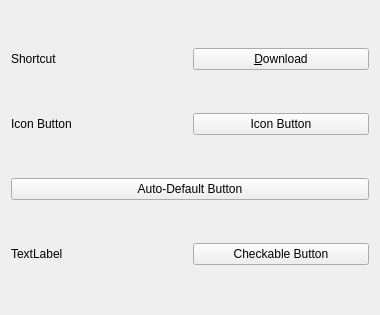
<?xml version="1.0" encoding="UTF-8"?>
<ui version="4.0">
 <class>Widget</class>
 <widget class="QWidget" name="Widget">
  <property name="geometry">
   <rect>
    <x>0</x>
    <y>0</y>
    <width>380</width>
    <height>315</height>
   </rect>
  </property>
  <property name="windowTitle">
   <string>Widget</string>
  </property>
  <layout class="QVBoxLayout" name="verticalLayout">
   <item>
    <layout class="QHBoxLayout" name="horizontalLayout">
     <item>
      <widget class="QLabel" name="label">
       <property name="text">
        <string>Shortcut</string>
       </property>
      </widget>
     </item>
     <item>
      <widget class="QPushButton" name="pushButton">
       <property name="text">
        <string>&amp;Download</string>
       </property>
      </widget>
     </item>
    </layout>
   </item>
   <item>
    <layout class="QHBoxLayout" name="horizontalLayout_2">
     <item>
      <widget class="QLabel" name="label_2">
       <property name="text">
        <string>Icon Button</string>
       </property>
      </widget>
     </item>
     <item>
      <widget class="QPushButton" name="iconButton">
       <property name="text">
        <string>Icon Button</string>
       </property>
      </widget>
     </item>
    </layout>
   </item>
   <item>
    <widget class="QPushButton" name="pushButton_2">
     <property name="text">
      <string>Auto-Default Button</string>
     </property>
     <property name="autoDefault">
      <bool>true</bool>
     </property>
    </widget>
   </item>
   <item>
    <layout class="QHBoxLayout" name="horizontalLayout_3">
     <item>
      <widget class="QLabel" name="checkableButton">
       <property name="text">
        <string>TextLabel</string>
       </property>
      </widget>
     </item>
     <item>
      <widget class="QPushButton" name="pushButton_3">
       <property name="text">
        <string>Checkable Button</string>
       </property>
       <property name="checkable">
        <bool>true</bool>
       </property>
      </widget>
     </item>
    </layout>
   </item>
  </layout>
 </widget>
 <resources/>
 <connections/>
</ui>
